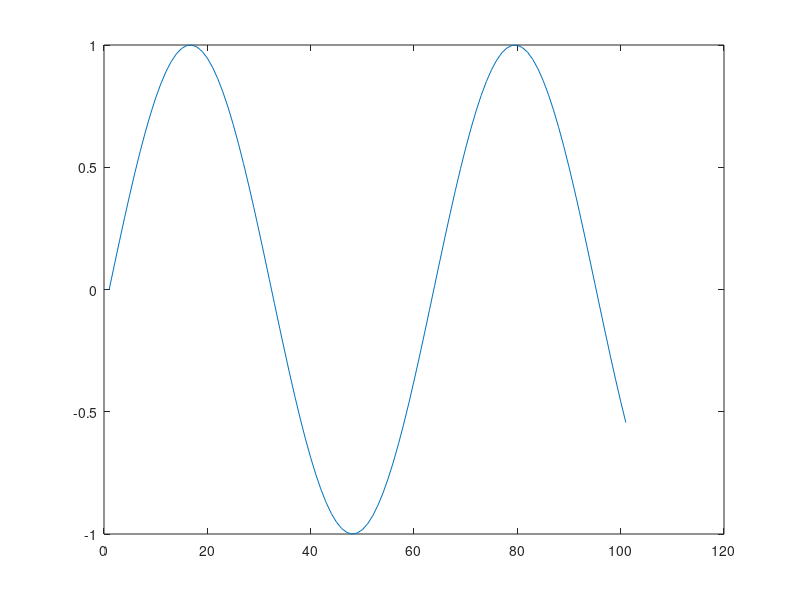
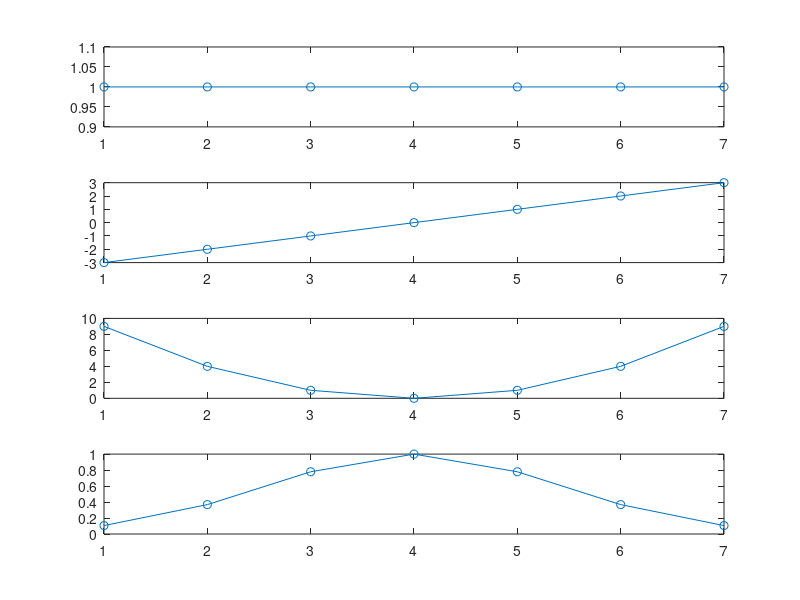
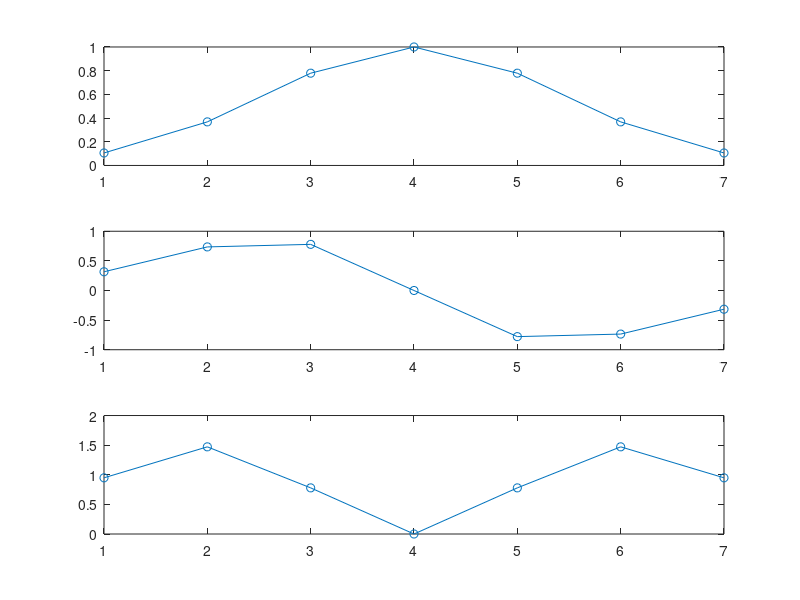
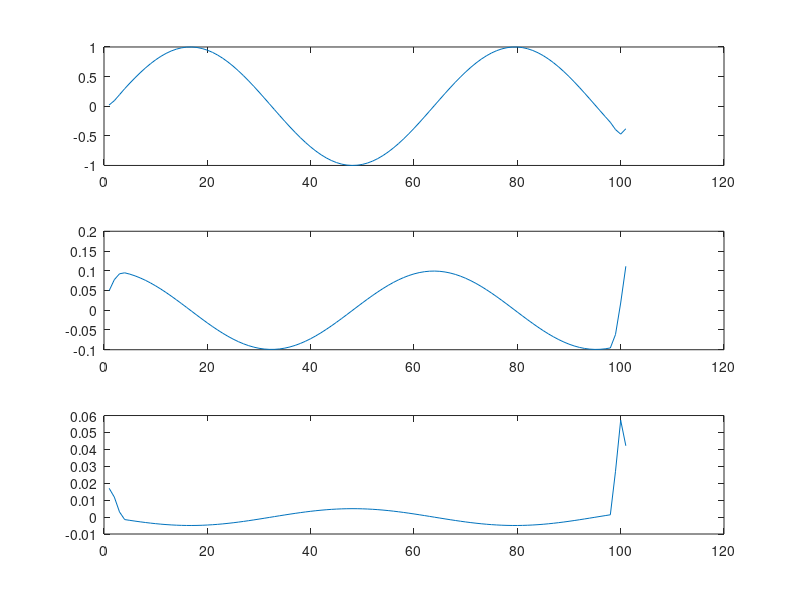

Write the MATLAB code that produced these figures, in order.
k = 0:1:100;
s = sin(k/10);
figure(1);plot(s);

x=(-3:3)';
b0=ones(7,1);
b1=x;
b2=x.^2;
figure(2);
subplot(4, 1, 1); plot(b0, '-o');
subplot(4, 1, 2); plot(b1, '-o');
subplot(4, 1, 3); plot(b2, '-o');

a = exp(-x.^2/4);
figure(2);
subplot(4, 1, 4); plot(a, '-o');

f0 = b0.*a; f0 = f0(end:-1:1);
f1 = b1.*a; f1 = f1(end:-1:1);
f2 = b2.*a; f2 = f2(end:-1:1);
figure(3);
subplot(3, 1, 1); plot(f0, '-o');
subplot(3, 1, 2); plot(f1, '-o');
subplot(3, 1, 3); plot(f2, '-o');

h0 = conv(s, f0, 'same');
h1 = conv(s, f1, 'same');
h2 = conv(s, f2, 'same');

figure(13);
subplot(3, 1, 1); plot(h0, '-o');
subplot(3, 1, 2); plot(h1, '-o');
subplot(3, 1, 3); plot(h2, '-o');

G0 = diag(a);
B = [b0 b1 b2];
G = B'*G0*B;

% Question 1: No!
disp('Question 1:');
disp(G'*G);

%%
c = inv(G)*[h0; h1; h2];
figure(4);
subplot(3, 1, 1); plot(c(1,:));
subplot(3, 1, 2); plot(c(2,:));
subplot(3, 1, 3); plot(c(3,:));

% Question 2: Yes? They look like the derivitives of sin.

%% Prep 3
cp = inv(G);

%%
figure(5);
localsig=s(60-3:60+3);
reconsig=(B*c(:,60))';
diffsig=localsig-reconsig;
subplot(3, 1, 1); plot(localsig);
subplot(3, 1, 2); plot(reconsig);
subplot(3, 1, 3); plot(diffsig);

% Question 3: Very similiar. 

%%
cert = double(rand(1, 101)>0.3);
scert = s.*cert;
figure(6); plot(scert);

h0c = conv(scert, f0, 'same');
h1c = conv(scert, f1, 'same');
h2c = conv(scert, f2, 'same');

figure(14);
subplot(3, 1, 1); plot(h0c, '-o');
subplot(3, 1, 2); plot(h1c, '-o');
subplot(3, 1, 3); plot(h2c, '-o');

cc = inv(G)*[h0c; h1c; h2c];
figure(15);
subplot(3, 1, 1); plot(cc(1,:));
subplot(3, 1, 2); plot(cc(2,:));
subplot(3, 1, 3); plot(cc(3,:));

figure(16);
localsigc=s(60-3:60+3);
reconsigc=(B*cc(:,60))';
diffsigc=localsigc-reconsigc;
subplot(3, 1, 1); plot(localsigc);
subplot(3, 1, 2); plot(reconsigc);
subplot(3, 1, 3); plot(diffsigc);

% Question 4


%%
h0 = conv(scert, f0, 'same');
h1 = conv(scert, f1, 'same');

figure(17);
subplot(2, 1, 1); plot(h0);
subplot(2, 1, 2); plot(h1);

% Fill in these!!!
G11 = conv(cert, f0, 'same'); 
G12 = conv(cert, f1, 'same');
G22 = conv(cert, f0, 'same');

detG = G11.*G22-G12.^2;
c0 = (G22.*h0-G12.*h1)./detG;
c1 = (-G12.*h0+G11.*h1)./detG;

figure(7);
subplot(2, 2, 1); plot(c0);
subplot(2, 2, 3); plot(c1);
subplot(2, 2, 2); plot(cc(1,:));
subplot(2, 2, 4); plot(cc(2,:));

% Question 5: No idea.

% Question 6: Smooooth.

% Question 7: No idea.

% Question 8: No idea.

